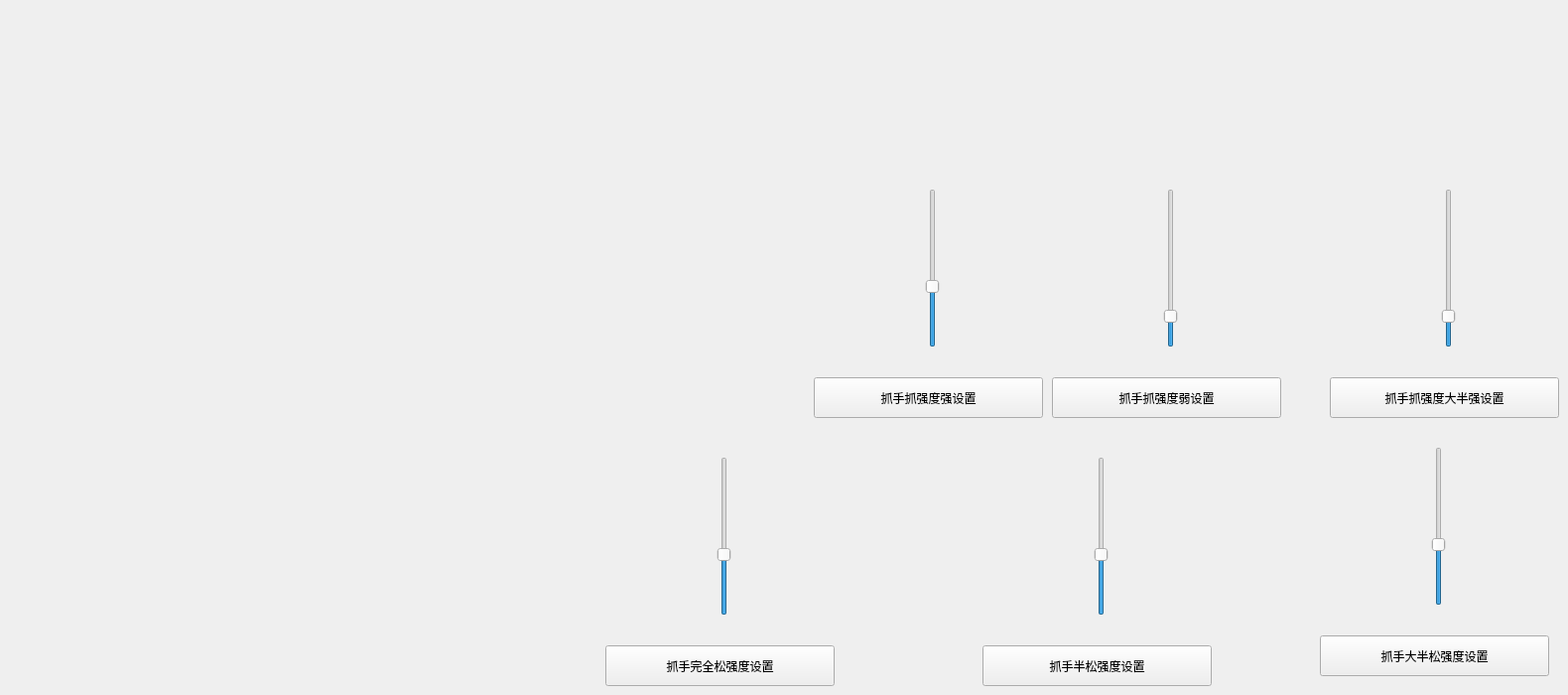
      <widget class="QWidget" name="page_21">
       <widget class="QSlider" name="verticalSlider_22">
        <property name="geometry">
         <rect>
          <x>1170</x>
          <y>190</y>
          <width>19</width>
          <height>160</height>
         </rect>
        </property>
        <property name="maximum">
         <number>30</number>
        </property>
        <property name="value">
         <number>5</number>
        </property>
        <property name="orientation">
         <enum>Qt::Vertical</enum>
        </property>
       </widget>
       <widget class="QPushButton" name="pushButton_118">
        <property name="geometry">
         <rect>
          <x>1060</x>
          <y>380</y>
          <width>231</width>
          <height>41</height>
         </rect>
        </property>
        <property name="text">
         <string>抓手抓强度弱设置</string>
        </property>
        <property name="checkable">
         <bool>true</bool>
        </property>
       </widget>
       <widget class="QPushButton" name="pushButton_117">
        <property name="geometry">
         <rect>
          <x>820</x>
          <y>380</y>
          <width>231</width>
          <height>41</height>
         </rect>
        </property>
        <property name="text">
         <string>抓手抓强度强设置</string>
        </property>
        <property name="checkable">
         <bool>true</bool>
        </property>
       </widget>
       <widget class="QSlider" name="verticalSlider_21">
        <property name="geometry">
         <rect>
          <x>930</x>
          <y>190</y>
          <width>19</width>
          <height>160</height>
         </rect>
        </property>
        <property name="maximum">
         <number>80</number>
        </property>
        <property name="value">
         <number>30</number>
        </property>
        <property name="orientation">
         <enum>Qt::Vertical</enum>
        </property>
       </widget>
       <widget class="QPushButton" name="pushButton_173">
        <property name="geometry">
         <rect>
          <x>610</x>
          <y>650</y>
          <width>231</width>
          <height>41</height>
         </rect>
        </property>
        <property name="text">
         <string>抓手完全松强度设置</string>
        </property>
        <property name="checkable">
         <bool>true</bool>
        </property>
       </widget>
       <widget class="QSlider" name="verticalSlider_29">
        <property name="geometry">
         <rect>
          <x>720</x>
          <y>460</y>
          <width>19</width>
          <height>160</height>
         </rect>
        </property>
        <property name="maximum">
         <number>80</number>
        </property>
        <property name="value">
         <number>30</number>
        </property>
        <property name="orientation">
         <enum>Qt::Vertical</enum>
        </property>
       </widget>
       <widget class="QPushButton" name="pushButton_174">
        <property name="geometry">
         <rect>
          <x>990</x>
          <y>650</y>
          <width>231</width>
          <height>41</height>
         </rect>
        </property>
        <property name="text">
         <string>抓手半松强度设置</string>
        </property>
        <property name="checkable">
         <bool>true</bool>
        </property>
       </widget>
       <widget class="QSlider" name="verticalSlider_30">
        <property name="geometry">
         <rect>
          <x>1100</x>
          <y>460</y>
          <width>19</width>
          <height>160</height>
         </rect>
        </property>
        <property name="maximum">
         <number>80</number>
        </property>
        <property name="value">
         <number>30</number>
        </property>
        <property name="orientation">
         <enum>Qt::Vertical</enum>
        </property>
       </widget>
       <widget class="QSlider" name="verticalSlider_73">
        <property name="geometry">
         <rect>
          <x>1440</x>
          <y>450</y>
          <width>19</width>
          <height>160</height>
         </rect>
        </property>
        <property name="maximum">
         <number>80</number>
        </property>
        <property name="value">
         <number>30</number>
        </property>
        <property name="orientation">
         <enum>Qt::Vertical</enum>
        </property>
       </widget>
       <widget class="QPushButton" name="pushButton_324">
        <property name="geometry">
         <rect>
          <x>1330</x>
          <y>640</y>
          <width>231</width>
          <height>41</height>
         </rect>
        </property>
        <property name="text">
         <string>抓手大半松强度设置</string>
        </property>
        <property name="checkable">
         <bool>true</bool>
        </property>
       </widget>
       <widget class="QPushButton" name="pushButton_325">
        <property name="geometry">
         <rect>
          <x>1340</x>
          <y>380</y>
          <width>231</width>
          <height>41</height>
         </rect>
        </property>
        <property name="text">
         <string>抓手抓强度大半强设置</string>
        </property>
        <property name="checkable">
         <bool>true</bool>
        </property>
       </widget>
       <widget class="QSlider" name="verticalSlider_74">
        <property name="geometry">
         <rect>
          <x>1450</x>
          <y>190</y>
          <width>19</width>
          <height>160</height>
         </rect>
        </property>
        <property name="maximum">
         <number>30</number>
        </property>
        <property name="value">
         <number>5</number>
        </property>
        <property name="orientation">
         <enum>Qt::Vertical</enum>
        </property>
       </widget>
      </widget>
